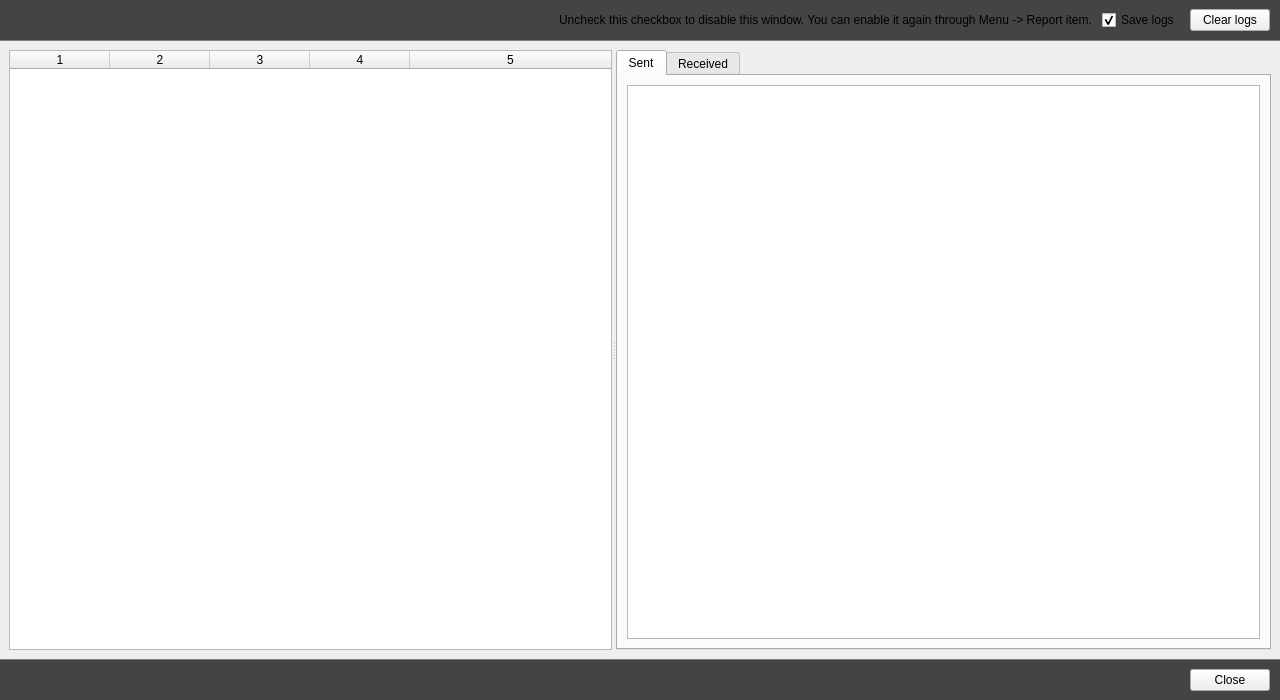
<?xml version="1.0" encoding="UTF-8"?>
<ui version="4.0">
 <class>HttpSniffer</class>
 <widget class="QWidget" name="HttpSniffer">
  <property name="geometry">
   <rect>
    <x>0</x>
    <y>0</y>
    <width>1280</width>
    <height>700</height>
   </rect>
  </property>
  <property name="windowTitle">
   <string>Form</string>
  </property>
  <property name="styleSheet">
   <string notr="true"/>
  </property>
  <layout class="QVBoxLayout" name="verticalLayout">
   <property name="spacing">
    <number>0</number>
   </property>
   <property name="leftMargin">
    <number>0</number>
   </property>
   <property name="topMargin">
    <number>0</number>
   </property>
   <property name="rightMargin">
    <number>0</number>
   </property>
   <property name="bottomMargin">
    <number>0</number>
   </property>
   <item>
    <widget class="QWidget" name="WidgetTop" native="true">
     <property name="minimumSize">
      <size>
       <width>0</width>
       <height>0</height>
      </size>
     </property>
     <property name="styleSheet">
      <string notr="true">#WidgetTop{background-color:#444}</string>
     </property>
     <layout class="QHBoxLayout" name="horizontalLayout_2">
      <property name="spacing">
       <number>0</number>
      </property>
      <property name="leftMargin">
       <number>0</number>
      </property>
      <property name="rightMargin">
       <number>0</number>
      </property>
      <item>
       <spacer name="horizontalSpacer">
        <property name="orientation">
         <enum>Qt::Horizontal</enum>
        </property>
        <property name="sizeHint" stdset="0">
         <size>
          <width>40</width>
          <height>20</height>
         </size>
        </property>
       </spacer>
      </item>
      <item>
       <widget class="QLabel" name="label">
        <property name="text">
         <string>Uncheck this checkbox to disable this window. You can enable it again through Menu -&gt; Report item.</string>
        </property>
       </widget>
      </item>
      <item>
       <spacer name="horizontalSpacer_6">
        <property name="orientation">
         <enum>Qt::Horizontal</enum>
        </property>
        <property name="sizeType">
         <enum>QSizePolicy::Fixed</enum>
        </property>
        <property name="sizeHint" stdset="0">
         <size>
          <width>10</width>
          <height>20</height>
         </size>
        </property>
       </spacer>
      </item>
      <item>
       <widget class="QCheckBox" name="SaveLogs">
        <property name="text">
         <string>Save logs</string>
        </property>
        <property name="checked">
         <bool>true</bool>
        </property>
       </widget>
      </item>
      <item>
       <spacer name="horizontalSpacer_5">
        <property name="orientation">
         <enum>Qt::Horizontal</enum>
        </property>
        <property name="sizeType">
         <enum>QSizePolicy::Fixed</enum>
        </property>
        <property name="sizeHint" stdset="0">
         <size>
          <width>10</width>
          <height>20</height>
         </size>
        </property>
       </spacer>
      </item>
      <item>
       <widget class="QPushButton" name="ClearLogs">
        <property name="text">
         <string>Clear logs</string>
        </property>
        <property name="icon">
         <iconset resource="../Engine/engine.qrc">
          <normaloff>:/engine/images/clear.png</normaloff>:/engine/images/clear.png</iconset>
        </property>
       </widget>
      </item>
      <item>
       <spacer name="horizontalSpacer_3">
        <property name="orientation">
         <enum>Qt::Horizontal</enum>
        </property>
        <property name="sizeType">
         <enum>QSizePolicy::Fixed</enum>
        </property>
        <property name="sizeHint" stdset="0">
         <size>
          <width>10</width>
          <height>20</height>
         </size>
        </property>
       </spacer>
      </item>
     </layout>
    </widget>
   </item>
   <item>
    <widget class="QWidget" name="widget_2" native="true">
     <property name="minimumSize">
      <size>
       <width>0</width>
       <height>1</height>
      </size>
     </property>
     <property name="maximumSize">
      <size>
       <width>16777215</width>
       <height>1</height>
      </size>
     </property>
     <property name="styleSheet">
      <string notr="true">QWidget{background-color:gray}</string>
     </property>
    </widget>
   </item>
   <item>
    <widget class="QWidget" name="widget" native="true">
     <property name="sizePolicy">
      <sizepolicy hsizetype="MinimumExpanding" vsizetype="MinimumExpanding">
       <horstretch>0</horstretch>
       <verstretch>0</verstretch>
      </sizepolicy>
     </property>
     <layout class="QHBoxLayout" name="horizontalLayout_4">
      <property name="topMargin">
       <number>9</number>
      </property>
      <property name="bottomMargin">
       <number>9</number>
      </property>
      <item>
       <widget class="QSplitter" name="splitter">
        <property name="orientation">
         <enum>Qt::Horizontal</enum>
        </property>
        <widget class="QTableWidget" name="Requests">
         <property name="editTriggers">
          <set>QAbstractItemView::NoEditTriggers</set>
         </property>
         <property name="tabKeyNavigation">
          <bool>false</bool>
         </property>
         <property name="showDropIndicator" stdset="0">
          <bool>false</bool>
         </property>
         <property name="selectionMode">
          <enum>QAbstractItemView::SingleSelection</enum>
         </property>
         <property name="selectionBehavior">
          <enum>QAbstractItemView::SelectRows</enum>
         </property>
         <property name="showGrid">
          <bool>false</bool>
         </property>
         <property name="rowCount">
          <number>0</number>
         </property>
         <property name="columnCount">
          <number>5</number>
         </property>
         <attribute name="horizontalHeaderHighlightSections">
          <bool>false</bool>
         </attribute>
         <attribute name="horizontalHeaderStretchLastSection">
          <bool>true</bool>
         </attribute>
         <attribute name="verticalHeaderVisible">
          <bool>false</bool>
         </attribute>
         <attribute name="verticalHeaderHighlightSections">
          <bool>false</bool>
         </attribute>
         <column/>
         <column/>
         <column/>
         <column/>
         <column/>
        </widget>
        <widget class="QTabWidget" name="tabWidget">
         <property name="currentIndex">
          <number>0</number>
         </property>
         <widget class="QWidget" name="tab">
          <attribute name="icon">
           <iconset resource="studio.qrc">
            <normaloff>:/studio/images/right.png</normaloff>:/studio/images/right.png</iconset>
          </attribute>
          <attribute name="title">
           <string>Sent</string>
          </attribute>
          <layout class="QVBoxLayout" name="verticalLayout_3">
           <item>
            <widget class="QPlainTextEdit" name="SentText">
             <property name="lineWrapMode">
              <enum>QPlainTextEdit::NoWrap</enum>
             </property>
             <property name="readOnly">
              <bool>true</bool>
             </property>
            </widget>
           </item>
          </layout>
         </widget>
         <widget class="QWidget" name="tab_2">
          <attribute name="icon">
           <iconset resource="studio.qrc">
            <normaloff>:/studio/images/left.png</normaloff>:/studio/images/left.png</iconset>
          </attribute>
          <attribute name="title">
           <string>Received</string>
          </attribute>
          <layout class="QVBoxLayout" name="verticalLayout_2">
           <item>
            <widget class="QPlainTextEdit" name="ReceivedText">
             <property name="lineWrapMode">
              <enum>QPlainTextEdit::NoWrap</enum>
             </property>
             <property name="readOnly">
              <bool>true</bool>
             </property>
            </widget>
           </item>
           <item>
            <layout class="QHBoxLayout" name="horizontalLayout">
             <property name="topMargin">
              <number>0</number>
             </property>
             <item>
              <widget class="QPushButton" name="Preview">
               <property name="text">
                <string>Preview</string>
               </property>
               <property name="icon">
                <iconset resource="studio.qrc">
                 <normaloff>:/studio/images/preview.png</normaloff>:/studio/images/preview.png</iconset>
               </property>
              </widget>
             </item>
             <item>
              <spacer name="horizontalSpacer_7">
               <property name="orientation">
                <enum>Qt::Horizontal</enum>
               </property>
               <property name="sizeHint" stdset="0">
                <size>
                 <width>40</width>
                 <height>0</height>
                </size>
               </property>
              </spacer>
             </item>
            </layout>
           </item>
          </layout>
         </widget>
        </widget>
       </widget>
      </item>
     </layout>
    </widget>
   </item>
   <item>
    <widget class="QWidget" name="widget_3" native="true">
     <property name="minimumSize">
      <size>
       <width>0</width>
       <height>1</height>
      </size>
     </property>
     <property name="maximumSize">
      <size>
       <width>16777215</width>
       <height>1</height>
      </size>
     </property>
     <property name="styleSheet">
      <string notr="true">QWidget{background-color:gray}</string>
     </property>
    </widget>
   </item>
   <item>
    <widget class="QWidget" name="WidgetBottom" native="true">
     <property name="styleSheet">
      <string notr="true">#WidgetBottom{background-color:#444}</string>
     </property>
     <layout class="QHBoxLayout" name="horizontalLayout_5">
      <property name="spacing">
       <number>0</number>
      </property>
      <property name="leftMargin">
       <number>0</number>
      </property>
      <property name="topMargin">
       <number>9</number>
      </property>
      <property name="rightMargin">
       <number>0</number>
      </property>
      <property name="bottomMargin">
       <number>9</number>
      </property>
      <item>
       <spacer name="horizontalSpacer_2">
        <property name="orientation">
         <enum>Qt::Horizontal</enum>
        </property>
        <property name="sizeHint" stdset="0">
         <size>
          <width>40</width>
          <height>20</height>
         </size>
        </property>
       </spacer>
      </item>
      <item>
       <widget class="QPushButton" name="Close">
        <property name="text">
         <string>Close</string>
        </property>
        <property name="icon">
         <iconset resource="studio.qrc">
          <normaloff>:/studio/images/stop.png</normaloff>:/studio/images/stop.png</iconset>
        </property>
       </widget>
      </item>
      <item>
       <spacer name="horizontalSpacer_4">
        <property name="orientation">
         <enum>Qt::Horizontal</enum>
        </property>
        <property name="sizeType">
         <enum>QSizePolicy::Fixed</enum>
        </property>
        <property name="sizeHint" stdset="0">
         <size>
          <width>10</width>
          <height>20</height>
         </size>
        </property>
       </spacer>
      </item>
     </layout>
    </widget>
   </item>
  </layout>
 </widget>
 <resources>
  <include location="../Engine/engine.qrc"/>
  <include location="studio.qrc"/>
 </resources>
 <connections/>
</ui>
